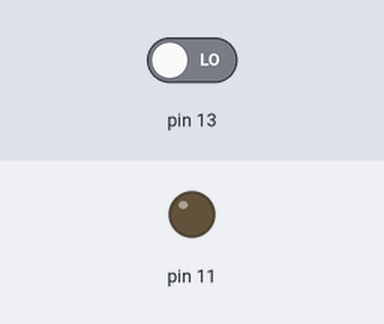
Bench run of a sketch on a simulated Arduino Uno, built with avr-gcc and run on an emulated ATmega328P. On the bench: output pins drawn as LEDs (lit = HIGH). Inputs (shaded band) come from the test bench; at power-on: pin 13 LOW.

Above: at 1.2 s.
1.3 s: pin 13 driven HIGH
At 2.5 s:
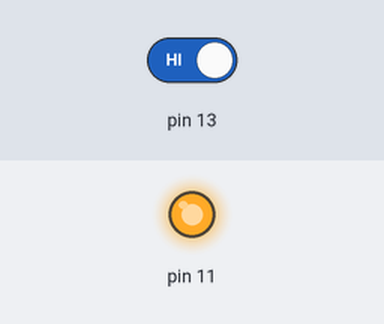
2.8 s: pin 13 driven LOW
At 3.7 s:
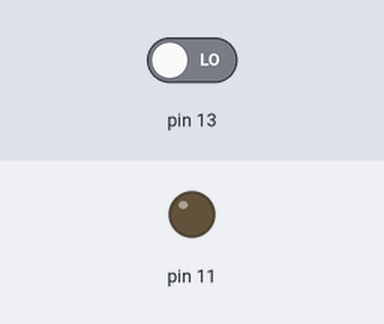
Timing chart, 0 to 5.8 s (numbered marks = the images above; inputs shaded):
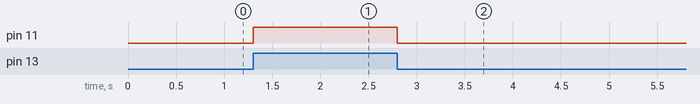

The sketch:

sketch_jan08d.ino
```cpp
void setup() {
  // put your setup code here, to run once:
  pinMode(11,OUTPUT);
  pinMode(13,INPUT);
}

void loop() {
  // put your main code here, to run repeatedly:
  digitalWrite(11,digitalRead(13));
}
```

Measured:
- after the input at 1.3 s, pin 11: LOW → HIGH at once
- after the input at 2.8 s, pin 11: HIGH → LOW at once
